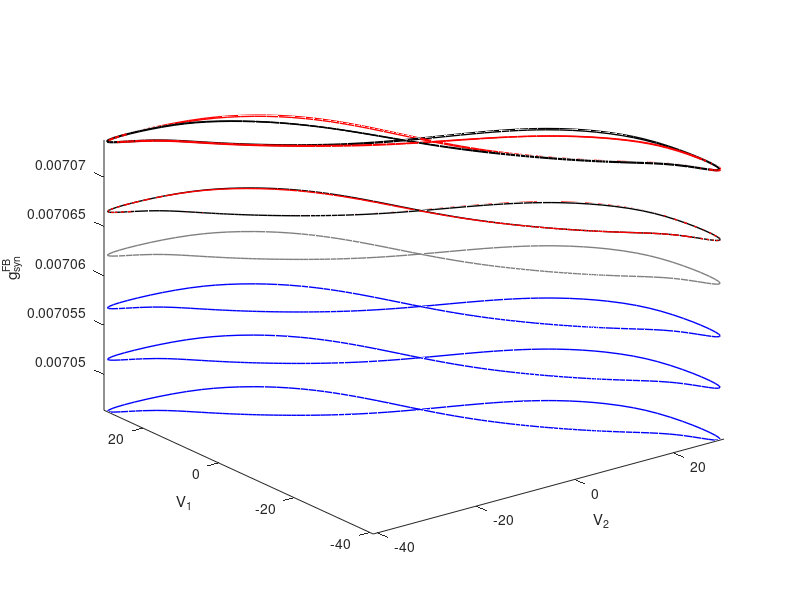

MATLAB code for this plot:
% To plot Fig. 5(a): from precomputed data ir_pitchfork_middle.mat
% For ir_pitchfork_middle.mat, f array contains Floquet multipliers (row 42 to 48) and the time discretization,
% so one can tell the stability of the limit cycle based on f.
% And x Array contains the phase variables (row 1 to 1128) and parameters (row 1129).
% To make the figure clearly show the bifurcation, select only a few cases around the bifurcation point.

load ir_pitchfork_middle.mat

x1=zeros(161,141);
x2=zeros(161,141);
z=x(1129,:);
for i = 1:141
    for j = 1:161
        x1(j,i)=x(7*j-6,i);
        x2(j,i)=x(7*j-5,i);
    end
end

figure(1)
%plot symmetric limit cycles
plot3(x2(:,62),x1(:,62),ones(161,1)*z(62),'b-','LineWidth',1)
hold on
plot3(x2(:,63),x1(:,63),ones(161,1)*z(63),'b-','LineWidth',1)
plot3(x2(:,64),x1(:,64),ones(161,1)*z(64),'b-','LineWidth',1)
%plot the limit cycle on the bifurcation
plot3(x2(:,65),x1(:,65),ones(161,1)*z(65),'color',[0.5 0.5 0.5],'LineWidth',1)
%plot pairs of asymmetric limit cycles
plot3(x2(:,67),x1(:,67),ones(161,1)*z(67),'k-','LineWidth',1)
plot3(x1(:,67),x2(:,67),ones(161,1)*z(67),'r-','LineWidth',1)
plot3(x2(:,68),x1(:,68),ones(161,1)*z(68),'k-','LineWidth',1)
plot3(x1(:,68),x2(:,68),ones(161,1)*z(68),'r-','LineWidth',1)
plot3(x2(:,69),x1(:,69),ones(161,1)*z(69),'k-','LineWidth',1)
plot3(x1(:,69),x2(:,69),ones(161,1)*z(69),'r-','LineWidth',1)
hold off
axis([-inf inf -inf inf -inf inf])

xlabel('V_2');
ylabel('V_1');
zlabel('g_{syn}^{FB}');